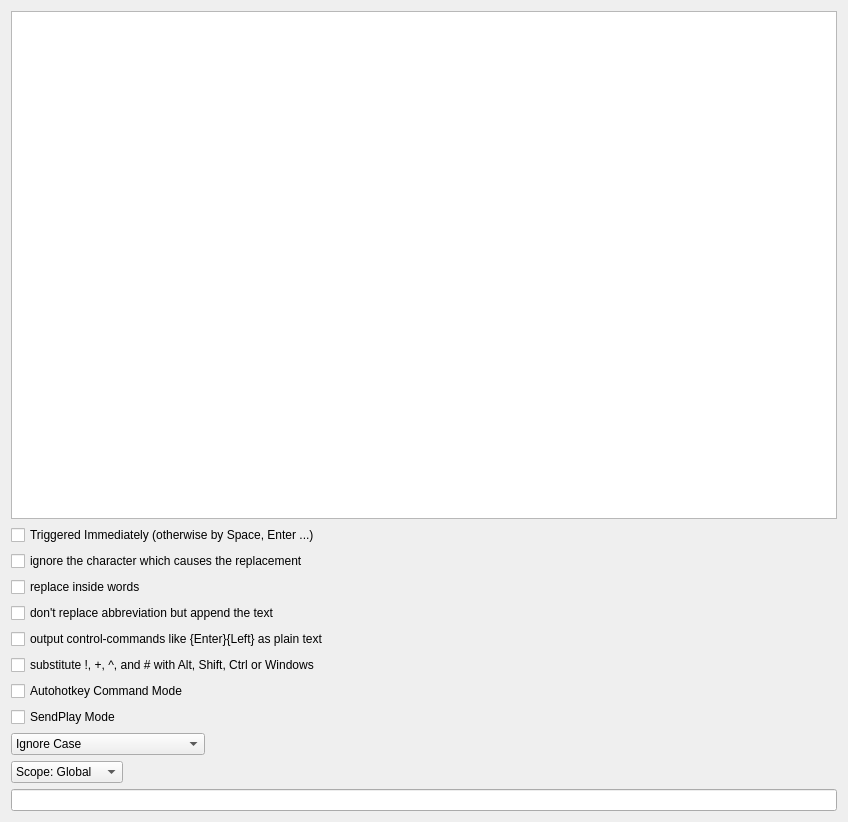
<?xml version="1.0" encoding="UTF-8"?>
<ui version="4.0">
 <class>Form</class>
 <widget class="QWidget" name="Form">
  <property name="geometry">
   <rect>
    <x>0</x>
    <y>0</y>
    <width>848</width>
    <height>822</height>
   </rect>
  </property>
  <property name="windowTitle">
   <string>Form</string>
  </property>
  <layout class="QFormLayout" name="formLayout">
   <property name="fieldGrowthPolicy">
    <enum>QFormLayout::AllNonFixedFieldsGrow</enum>
   </property>
   <item row="0" column="0" colspan="2">
    <widget class="QPlainTextEdit" name="plainTextEdit"/>
   </item>
   <item row="1" column="0">
    <widget class="QCheckBox" name="checkBox_2">
     <property name="text">
      <string>Triggered Immediately (otherwise by Space, Enter ...)</string>
     </property>
    </widget>
   </item>
   <item row="7" column="0">
    <widget class="QCheckBox" name="checkBox">
     <property name="text">
      <string>Autohotkey Command Mode</string>
     </property>
    </widget>
   </item>
   <item row="8" column="0">
    <widget class="QCheckBox" name="checkBox_6">
     <property name="text">
      <string>SendPlay Mode</string>
     </property>
    </widget>
   </item>
   <item row="3" column="0">
    <widget class="QCheckBox" name="checkBox_4">
     <property name="text">
      <string>replace inside words</string>
     </property>
    </widget>
   </item>
   <item row="2" column="0">
    <widget class="QCheckBox" name="checkBox_3">
     <property name="text">
      <string>ignore the character which causes the replacement</string>
     </property>
    </widget>
   </item>
   <item row="4" column="0">
    <widget class="QCheckBox" name="checkBox_5">
     <property name="text">
      <string>don't replace abbreviation but append the text</string>
     </property>
    </widget>
   </item>
   <item row="5" column="0">
    <widget class="QCheckBox" name="checkBox_7">
     <property name="text">
      <string>output control-commands like {Enter}{Left} as plain text</string>
     </property>
    </widget>
   </item>
   <item row="6" column="0">
    <widget class="QCheckBox" name="checkBox_8">
     <property name="text">
      <string>substitute !, +, ^, and # with Alt, Shift, Ctrl or Windows</string>
     </property>
    </widget>
   </item>
   <item row="9" column="0">
    <widget class="QComboBox" name="comboBox">
     <item>
      <property name="text">
       <string>Ignore Case</string>
      </property>
     </item>
     <item>
      <property name="text">
       <string>Case Sensitive</string>
      </property>
     </item>
     <item>
      <property name="text">
       <string>Don't Conform To Typed Case</string>
      </property>
     </item>
    </widget>
   </item>
   <item row="10" column="0">
    <widget class="QComboBox" name="comboBox_2">
     <item>
      <property name="text">
       <string>Scope: Global</string>
      </property>
     </item>
     <item>
      <property name="text">
       <string>Scope: Only In:</string>
      </property>
     </item>
     <item>
      <property name="text">
       <string>Scope: Not In:</string>
      </property>
     </item>
    </widget>
   </item>
   <item row="11" column="0" colspan="2">
    <widget class="QLineEdit" name="lineEdit"/>
   </item>
  </layout>
 </widget>
 <resources/>
 <connections/>
</ui>
